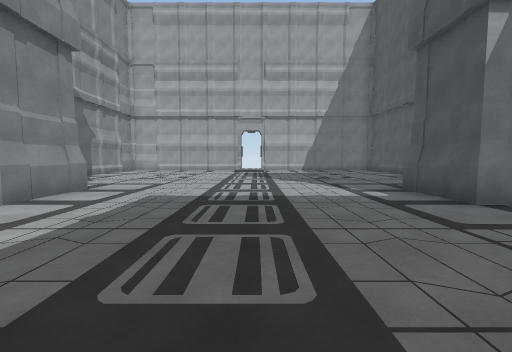
view 1 (above)

16 first-person views from a walk through a scene from a Unity 3-D project. The camera is 1.4 m above the floor, tilts 4° down and sees 90° across. The floor is counted in squares, 2 m on a side. Each view is taken from the middle of a square. On the plan, view 1 faces up. The plan holds only what a view shows up to about 9 squares ahead; the rest is blank. The place goes on beyond the plan. The player is left out. Door leaves are left out, so doorways stand open.

view 2
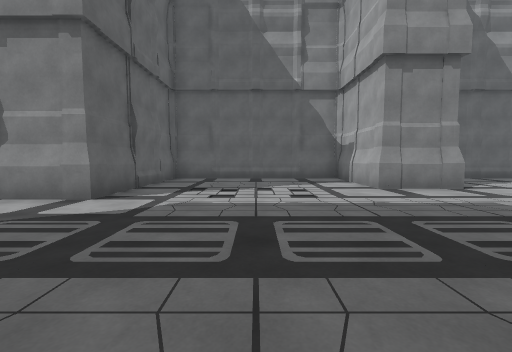

view 3
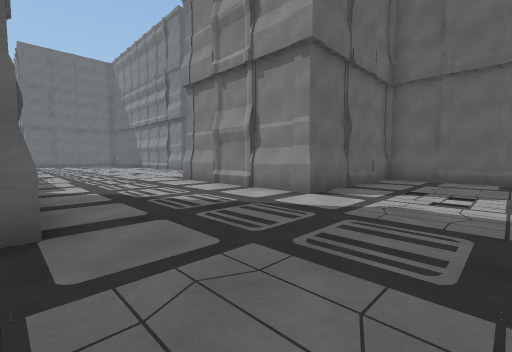

view 4
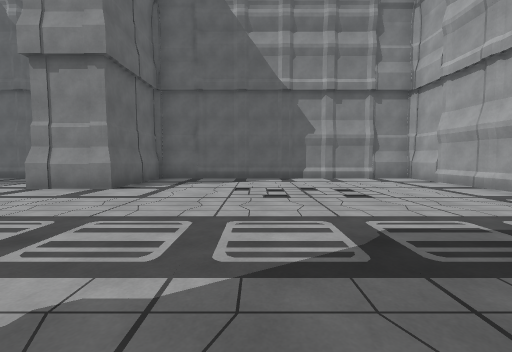

view 5
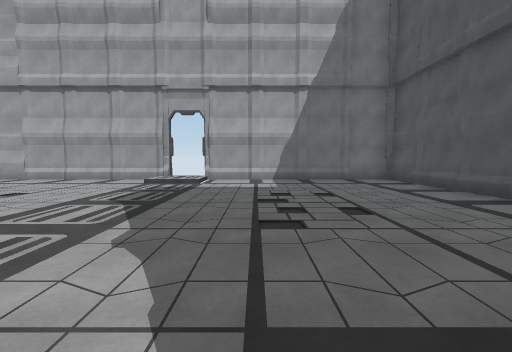

view 6
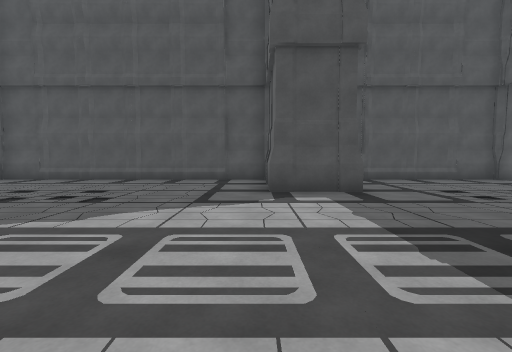

view 7
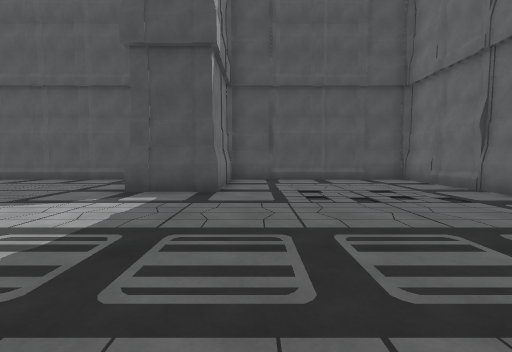

view 8
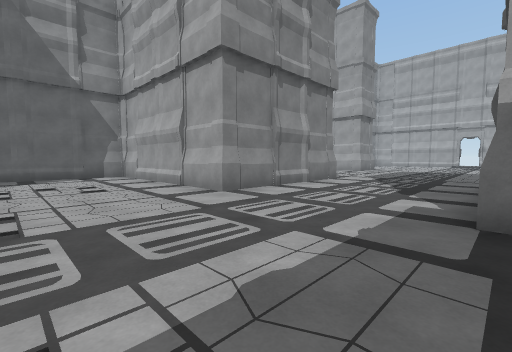

view 9
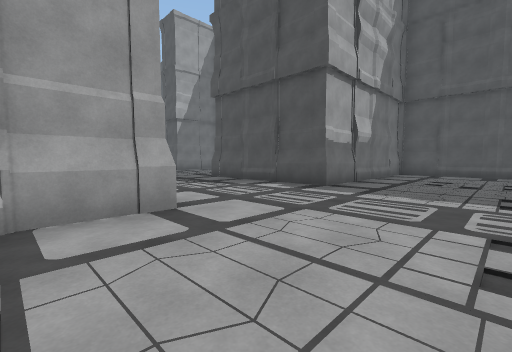

view 10
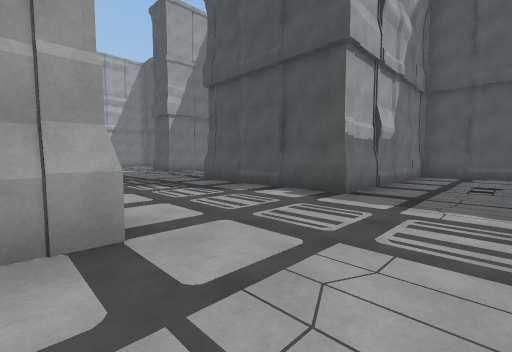

view 11
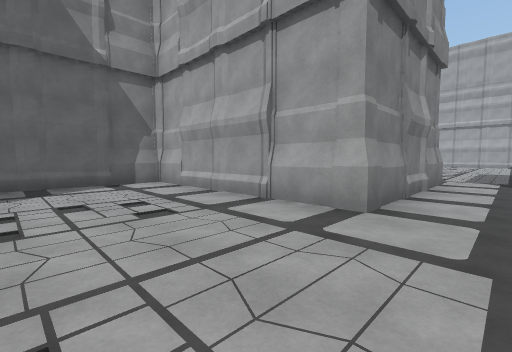

view 12
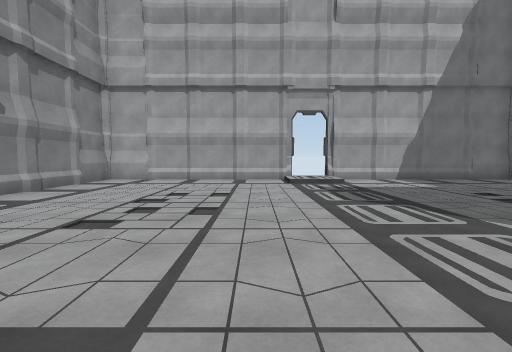

view 13
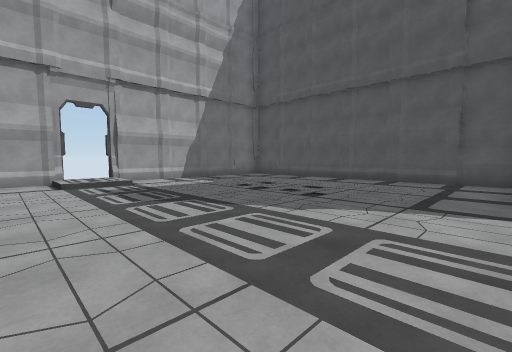

view 14
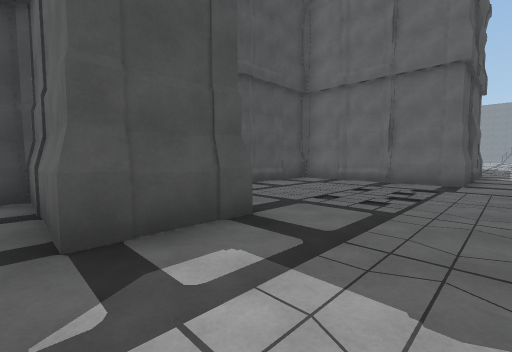

view 15
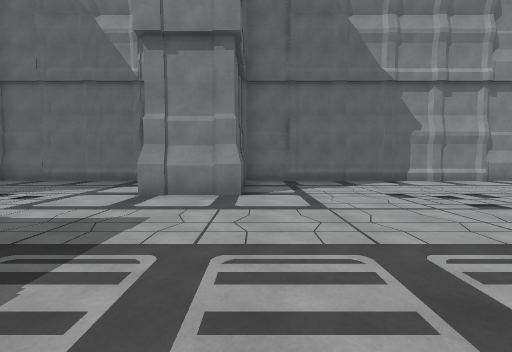

view 16
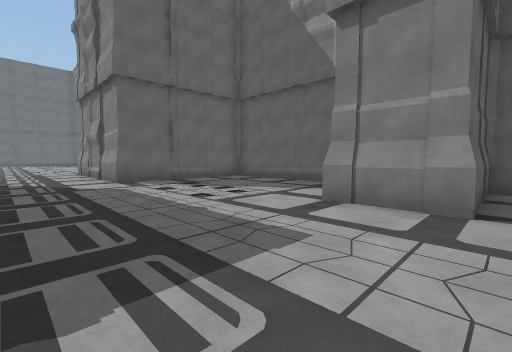

### Floor plan
Points are (right, up) in squares from view 1. A wall is a line through its corners. A room is listed if a view was taken in it or the views show most of it. See-through windows are left out.
Room 1 (views 1, 2, 3, 4, 5, 6, 7, 8, 9, 10, 11, 12, 13, 14, 15, 16)
walls: (7.5, -6.7) (1.8, -6.7) (1.8, -1.8) (6.4, -1.8) (6.4, 3.8) (3.3, 3.8) (3.3, 5.7) (6.4, 5.7) (6.4, 14.4) (0.2, 14.4); (-0.8, 14.7) (-0.8, 14.4) (-6.9, 14.4) (-6.9, 5.7) (-3.8, 5.7) (-3.8, 3.8) (-6.9, 3.8) (-6.9, -1.8) (-2.3, -1.8) (-2.3, -6.7) (-8.4, -6.7) (-8.4, -10.1); (7.9, -10.1) (7.9, -7)
ways out: open door at (-0.5, 14.5)

Where each view was taken, in squares from view 1:
view 1: 0 up, 0 right, facing up
view 2: 1 up, 2 right, facing left
view 3: 1 up, 2 right, facing down-left
view 4: 9 up, 2 right, facing left
view 5: 6 up, 2 right, facing up
view 6: 6 up, 2 left, facing right
view 7: 3 up, 2 left, facing right
view 8: 10 down, 2 right, facing up-left
view 9: 10 down, 4 left, facing up-right
view 10: 9 down, 3 left, facing up-right
view 11: 10 down, 1 left, facing up-left
view 12: 6 up, 2 left, facing up
view 13: 6 up, 2 left, facing up-right
view 14: 6 up, 1 right, facing down-right
view 15: 6 up, 1 right, facing left
view 16: 6 up, 0 right, facing down-left
